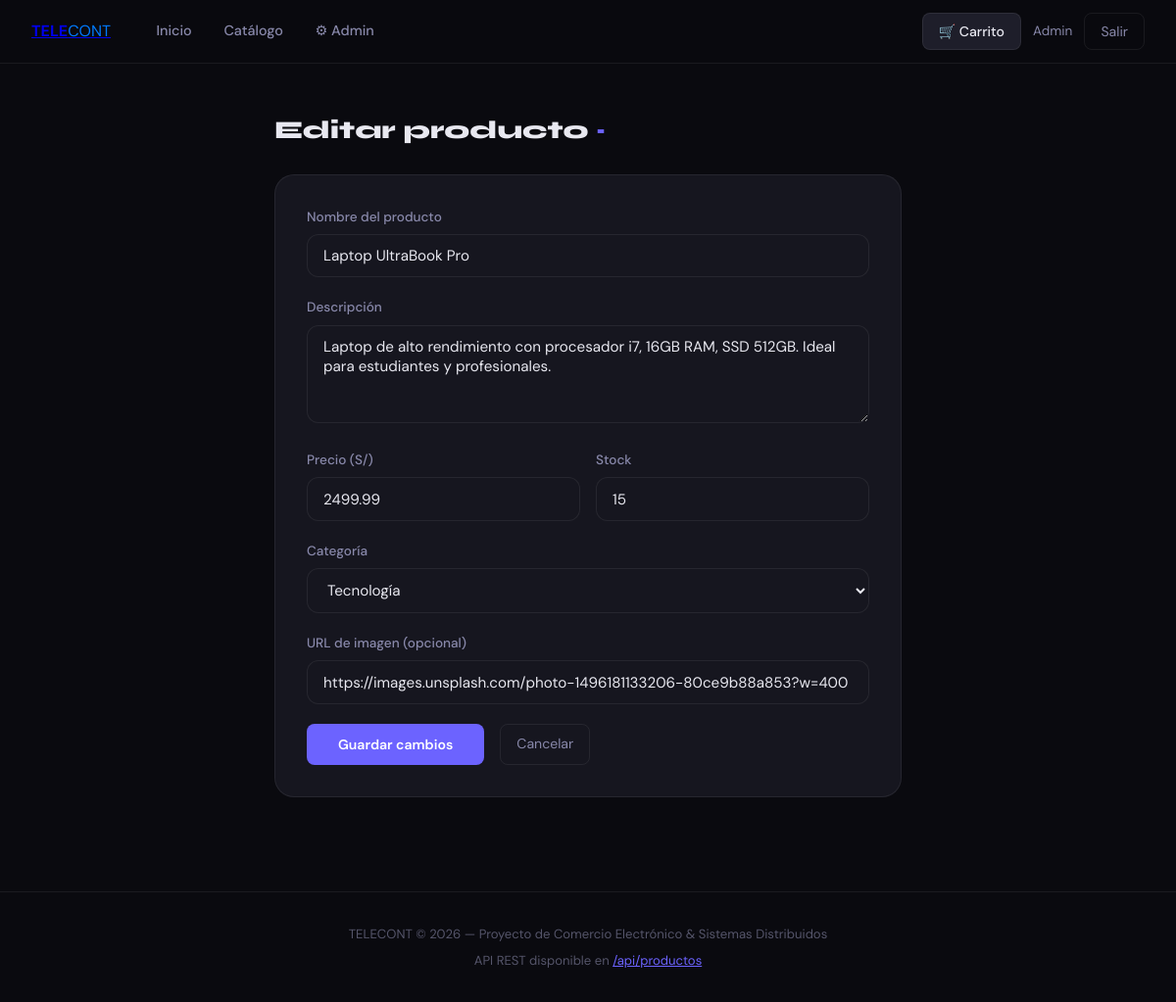
/admin/producto/editar/1 (signed in), run on the app's committed database.
### app.py (models this page shows, shortened)
class Usuario(db.Model):
    __tablename__ = 'usuarios'
    id = db.Column(db.Integer, primary_key=True)
    nombre = db.Column(db.String(100), nullable=False)
    email = db.Column(db.String(120), unique=True, nullable=False)
    password_hash = db.Column(db.String(256), nullable=False)
    es_admin = db.Column(db.Boolean, default=False)
    creado_en = db.Column(db.DateTime, default=datetime.utcnow)

class Producto(db.Model):
    __tablename__ = 'productos'
    id = db.Column(db.Integer, primary_key=True)
    nombre = db.Column(db.String(150), nullable=False)
    descripcion = db.Column(db.Text, nullable=False)
    precio = db.Column(db.Float, nullable=False)
    stock = db.Column(db.Integer, default=10)
    categoria = db.Column(db.String(80), nullable=False)
    imagen_url = db.Column(db.String(300), default='')
    creado_en = db.Column(db.DateTime, default=datetime.utcnow)

### app.py (the view, shortened to what this page needs)
@app.route('/admin/producto/editar/<int:id>', methods=['GET', 'POST'])
def admin_editar_producto(id):
    u = usuario_actual()
    if not u or not u.es_admin:
        return redirect(url_for('index'))
    p = Producto.query.get_or_404(id)
    return render_template('admin_producto.html', producto=p, usuario=u, carrito_count=carrito_count())

### app.py (called while the page is built)
def usuario_actual():
    if 'usuario_id' in session:
        return Usuario.query.get(session['usuario_id'])
    return None

def carrito_count():
    carrito = session.get('carrito', {})
    return sum(carrito.values())

### templates/admin_producto.html (shortened to what this page needs)
{% extends "base.html" %}
{% block content %}
<div style="max-width:640px;margin:0 auto">
  <h1 class="section-title">{% if producto %}Editar producto{% else %}Nuevo producto{% endif %} <span>·</span></h1>
  <div style="background:var(--surface);border:1px solid var(--border);border-radius:var(--radius-lg);padding:2rem">
    <form method="POST">
      <div class="form-group">
        <label>Nombre del producto</label>
        <input type="text" name="nombre" required value="{{ producto.nombre if producto else '' }}" placeholder="Ej: Laptop UltraBook Pro">
      </div>
      <div class="form-group">
        <label>Descripción</label>
        <textarea name="descripcion" required placeholder="Describe el producto...">{{ producto.descripcion if producto else '' }}</textarea>
      </div>
      <div style="display:grid;grid-template-columns:1fr 1fr;gap:1rem">
        <div class="form-group">
          <label>Precio (S/)</label>
          <input type="number" name="precio" required step="0.01" min="0" value="{{ producto.precio if producto else '' }}" placeholder="0.00">
        </div>
        <div class="form-group">
          <label>Stock</label>
          <input type="number" name="stock" required min="0" value="{{ producto.stock if producto else '10' }}">
        </div>
      </div>
      <div class="form-group">
        <label>Categoría</label>
        <select name="categoria" required>
          {% for cat in ['Tecnología', 'Accesorios', 'Libros', 'Ropa', 'Hogar', 'Deportes', 'Otro'] %}
          <option value="{{ cat }}" {% if producto and producto.categoria == cat %}selected{% endif %}>{{ cat }}</option>
          {% endfor %}
        </select>
      </div>
      <div class="form-group">
        <label>URL de imagen (opcional)</label>
        <input type="text" name="imagen_url" value="{{ producto.imagen_url if producto else '' }}" placeholder="https://...">
      </div>
      <div style="display:flex;gap:1rem;margin-top:.5rem">
        <button type="submit" class="btn-primary" style="padding:.75rem 2rem">
          {% if producto %}Guardar cambios{% else %}Crear producto{% endif %}
        </button>
        <a href="/admin" class="btn-outline">Cancelar</a>
      </div>
    </form>
  </div>
</div>
{% endblock %}

### templates/base.html (shortened to what this page needs)
<!DOCTYPE html>
<html lang="es">
<head>
</head>
<body>
  <nav>
    <div class="nav-inner">
      <a class="navbar-brand" href="/"><b>TELE</b><span style="color: #007bff;">CONT</span></a>
      <div class="nav-links">
        <a href="/">Inicio</a>
        <a href="/catalogo">Catálogo</a>
        {% if usuario and usuario.es_admin %}
        <a href="/admin">⚙ Admin</a>
        {% endif %}
      </div>
      <div class="nav-right">
        <a href="/carrito" class="btn-cart">
          🛒 Carrito
        </a>
        {% if usuario %}
        <span style="font-size:.85rem;color:var(--text2)">{{ usuario.nombre }}</span>
        <a href="/logout" class="btn-outline">Salir</a>
        {% else %}
        <a href="/login" class="btn-outline">Entrar</a>
        <a href="/registro" class="btn-primary">Registro</a>
        {% endif %}
      </div>
    </div>
  </nav>
  <main>
    {% block content %}{% endblock %}
  </main>
  <footer>
    <p>TELECONT &copy; 2026 &mdash; Proyecto de Comercio Electrónico &amp; Sistemas Distribuidos</p>
    <p style="margin-top:.4rem">API REST disponible en <a href="/api/productos"
        style="color:var(--accent)">/api/productos</a></p>
  </footer>
</body>
</html>

### templates/base.html (style rules this page uses)
*, *::before, *::after { box-sizing: border-box; margin: 0; padding: 0; }
:root { --bg: #0a0a0f; --bg2: #111118; --surface: #16161f; --surface2: #1e1e2a; --border: rgba(255, 255, 255, 0.07); --accent: #6c63ff; --accent2: #ff6584; --text: #e8e8f0; --text2: #8888aa; --text3: #55556a; --success: #22c55e; --warning: #f59e0b; --danger: #ef4444; --radius: 12px; --radius-lg: 20px; }
body { font-family: 'DM Sans', sans-serif; background: var(--bg); color: var(--text); min-height: 100vh; line-height: 1.6; }
nav { position: sticky; top: 0; z-index: 100; background: rgba(10, 10, 15, 0.85); backdrop-filter: blur(20px); border-bottom: 1px solid var(--border); padding: 0 2rem; }
.nav-inner { max-width: 1200px; margin: 0 auto; display: flex; align-items: center; gap: 2rem; height: 64px; }
.nav-links { display: flex; gap: 0.25rem; flex: 1; }
.nav-links a { color: var(--text2); text-decoration: none; padding: 0.4rem 0.9rem; border-radius: 8px; font-size: 0.9rem; font-weight: 500; transition: all .2s; }
.nav-right { display: flex; align-items: center; gap: 0.75rem; }
.btn-cart { position: relative; background: var(--surface2); border: 1px solid var(--border); color: var(--text); text-decoration: none; padding: 0.45rem 1rem; border-radius: 8px; font-size: 0.88rem; font-weight: 500; transition: all .2s; display: flex; align-items: center; gap: 0.5rem; }
.btn-primary { background: var(--accent); color: #fff; border: none; padding: 0.45rem 1.1rem; border-radius: 8px; font-size: 0.88rem; font-weight: 600; cursor: pointer; text-decoration: none; display: inline-flex; align-items: center; gap: 0.4rem; transition: all .2s; font-family: inherit; }
.btn-outline { background: transparent; color: var(--text2); border: 1px solid var(--border); padding: 0.45rem 1rem; border-radius: 8px; font-size: 0.88rem; cursor: pointer; text-decoration: none; display: inline-flex; align-items: center; transition: all .2s; font-family: inherit; }
main { max-width: 1200px; margin: 0 auto; padding: 2rem; }
.form-group { margin-bottom: 1.25rem; }
label { display: block; font-size: 0.85rem; font-weight: 500; color: var(--text2); margin-bottom: 0.4rem; }
input[type=text], input[type=email], input[type=password], input[type=number], textarea, select { width: 100%; padding: 0.7rem 1rem; background: var(--surface); border: 1px solid var(--border); border-radius: var(--radius); color: var(--text); font-size: 0.95rem; font-family: inherit; transition: border-color .2s; }
textarea { resize: vertical; min-height: 100px; }
.section-title { font-family: 'Syne', sans-serif; font-size: 1.6rem; font-weight: 800; color: var(--text); margin-bottom: 1.5rem; }
.section-title span { color: var(--accent); }
footer { margin-top: 4rem; border-top: 1px solid var(--border); text-align: center; padding: 2rem; color: var(--text3); font-size: 0.82rem; }

### data on the page
Usuario: nombre "Admin"
Producto: nombre "Laptop UltraBook Pro", descripcion "Laptop de alto rendimiento con procesador i7, 16GB RAM, SSD 512GB. Ideal para estudiantes y profesionales.", precio "2499.99", stock "15", categoria "Tecnología", imagen_url "https://images.unsplash.com/photo-1496181133206-80ce9b88a853?w=400"
